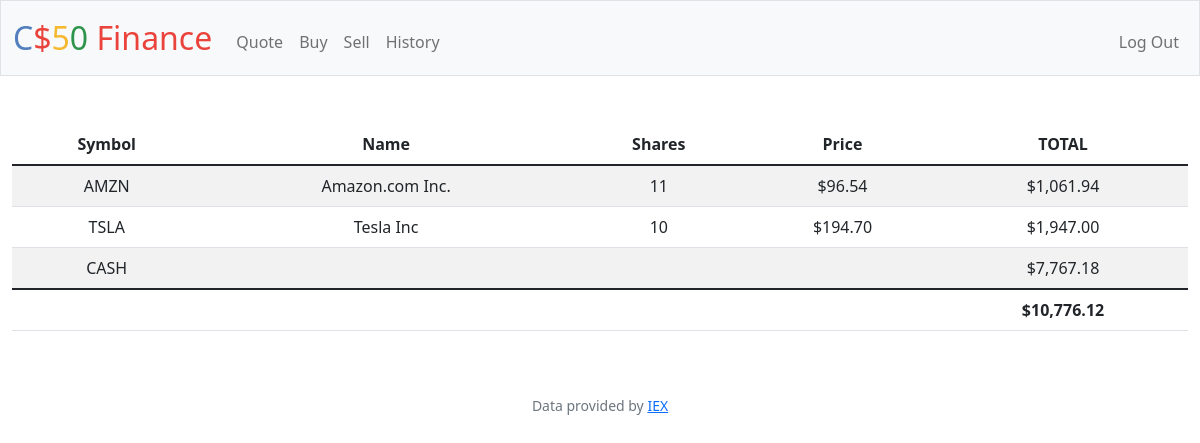
Screenshot of / (signed in) with the database file from the repository.
### tables this page shows
CREATE TABLE 'transactions' ('id' INTEGER PRIMARY KEY AUTOINCREMENT NOT NULL, 'user_id' INTEGER NOT NULL, 'name' TEXT NOT NULL, 'shares' INTEGER NOT NULL, 'price' NUMERIC NOT NULL, 'type' TEXT NOT NULL, 'symbol' TEXT NOT NULL, 'time' DATETIME DEFAULT CURRENT_TIMESTAMP);

CREATE TABLE users (id INTEGER PRIMARY KEY AUTOINCREMENT NOT NULL, username TEXT NOT NULL, hash TEXT NOT NULL, cash NUMERIC NOT NULL DEFAULT 10000.00);

### app.py (the view)
@app.route("/")
@login_required
def index():
    user_id = session["user_id"]
    stocks = db.execute("SELECT symbol, name, price, SUM(shares) as totalShares FROM transactions where user_id =? GROUP BY symbol", user_id)
    cash = db.execute("SELECT cash FROM users WHERE id = ?",user_id)[0]["cash"]
    total = cash
    for stock in stocks:
        total += stock["price"] * stock["totalShares"]
    return render_template("index.html", stocks = stocks, cash = cash, usd = usd, total = total)

### app.py (called while the page is built)
@app.after_request
def after_request(response):
    response.headers["Cache-Control"] = "no-cache, no-store, must-revalidate"
    response.headers["Expires"] = 0
    response.headers["Pragma"] = "no-cache"
    return response

def usd(value):
    return f"${value:,.2f}"

### helpers.py (called while the page is built)
def login_required(f):
    @wraps(f)
    def decorated_function(*args, **kwargs):
        if session.get("user_id") is None:
            return redirect("/login")
        return f(*args, **kwargs)
    return decorated_function

### templates/index.html (shortened to what this page needs)
{% extends "layout.html" %}
{% block main %}
<table class = "table table-striped">
    <thead>
        <tr>
            <th>Symbol</th>
            <th>Name</th>
            <th>Shares</th>
            <th>Price</th>
            <th>TOTAL</th>
        </tr>
    </thead>
    <tbody>
        {% for stock in stocks%}
        <tr>
            <td>{{stock["symbol"]}}</td>
            <td>{{stock["name"]}}</td>
            <td>{{stock["totalShares"]}}</td>
            <td>{{usd(stock["price"])}}</td>
            <td>{{usd(stock["totalShares"] * stock["price"])}}</td>
        </tr>
        {% endfor %}
        <tr>
            <td>CASH</td>
            <td></td>
            <td></td>
            <td></td>
            <td>{{ usd(cash) }}</td>
        </tr>
    </tbody>
    <tfoot>
        <td></td>
        <td></td>
        <td></td>
        <td></td>
        <td>
            <strong>{{usd(total)}}</strong>
        </td>
    </tfoot>
</table>
{% endblock %}

### templates/layout.html (shortened to what this page needs)
<!DOCTYPE html>
<html lang="en">
    <head>
        <link href="https://cdn.jsdelivr.net/npm/bootstrap@5.1.3/dist/css/bootstrap.min.css" rel="stylesheet">
        <link href="/static/styles.css" rel="stylesheet">
    </head>
    <body>
        <nav class="bg-light border navbar navbar-expand-md navbar-light">
            <div class="container-fluid">
                <a class="navbar-brand" href="/"><span class="blue">C</span><span class="red">$</span><span class="yellow">5</span><span class="green">0</span> <span class="red">Finance</span></a>
                <div class="collapse navbar-collapse" id="navbar">
                    {% if session["user_id"] %}
                        <ul class="navbar-nav me-auto mt-2">
                            <li class="nav-item"><a class="nav-link" href="/quote">Quote</a></li>
                            <li class="nav-item"><a class="nav-link" href="/buy">Buy</a></li>
                            <li class="nav-item"><a class="nav-link" href="/sell">Sell</a></li>
                            <li class="nav-item"><a class="nav-link" href="/history">History</a></li>
                        </ul>
                        <ul class="navbar-nav ms-auto mt-2">
                            <li class="nav-item"><a class="nav-link" href="/logout">Log Out</a></li>
                        </ul>
                    {% else %}
                        <ul class="navbar-nav ms-auto mt-2">
                            <li class="nav-item"><a class="nav-link" href="/register">Register</a></li>
                            <li class="nav-item"><a class="nav-link" href="/login">Log In</a></li>
                        </ul>
                    {% endif %}
                </div>
            </div>
        </nav>
        <main class="container-fluid py-5 text-center">
            {% block main %}{% endblock %}
        </main>
        <footer class="mb-5 small text-center text-muted">
            Data provided by <a href="https://iexcloud.io/">IEX</a>
        </footer>
    </body>
</html>

### static/styles.css (style rules this page uses)
nav .navbar-brand { font-size: xx-large; }
nav .navbar-brand .blue { color: #537fbe; }
nav .navbar-brand .red { color: #ea433b; }
nav .navbar-brand .yellow { color: #f5b82e; }
nav .navbar-brand .green { color: #2e944b; }

### rows the page displays
transactions: symbol "AMZN", name "Amazon.com Inc.", totalShares "11", price "$96.54", totalShares "$1,061.94"
transactions: symbol "TSLA", name "Tesla Inc", totalShares "10", price "$194.70", totalShares "$1,947.00"
users: cash "$7,767.18"

### other values shown
{{ usd(total) }} "$10,776.12"
